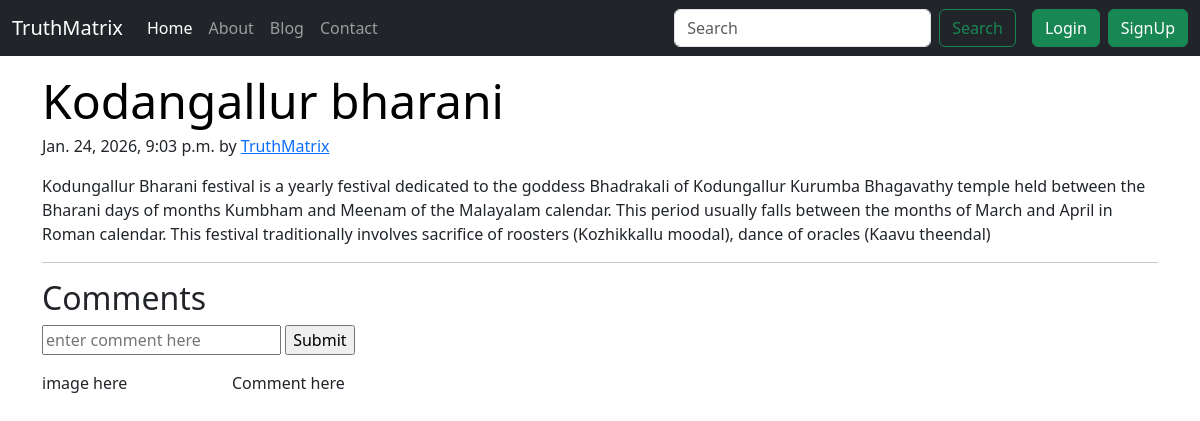
Screenshot of /blog/Kodangallur-bharani with the database file from the repository.
### blog/models.py (models this page shows, shortened)
class Post(models.Model):
    sno = models.AutoField(primary_key=True)
    title = models.CharField(max_length=255)
    content = models.TextField()
    author = models.CharField(max_length=13)
    slug = models.CharField(max_length=100)
    timeStamp = models.DateTimeField(auto_now_add=True, blank=True)

### blog/views.py (the view)
# urls.py: path('<str:slug>', views.blogPost, name='blogPost'),
def blogPost(request, slug):
    post = Post.objects.filter(slug=slug).first()
    comments = BlogComment.objects.filter(post = post)
    context = {'post':post, 'comments':comments}
    return render(request, 'blog/blogPost.html', context)

### templates/blog/blogPost.html (shortened to what this page needs)
{% extends 'base.html' %}
{% block blogactive %} active {% endblock blogactive %}
{% block body %}
<div class="container my-3">
    <h2 class="display-5 link-body-emphasis mb-1">{{post.title}}</h2>
    <p class="blog-post-meta">{{post.timeStamp}} by
        <a href="/about">{{post.author}}</a>
    </p>
    <p>{{post.content}}</p>
    <hr>
</div>
<div class = "container">
    <h2>Comments</h2>
    <form action="/blog/postComment" method="post">
        <input type = "text" name = "comment" placeholder="enter comment here">
        <input type = "submit" value="Submit">
    </form>
    <div class="row my-3">
        <div class = "col-md-2">image here</div>
        <div class = "col-md-10">Comment here</div>
    </div>
</div>
{% endblock body %}

### rows the page displays
Post: title "Kodangallur bharani", timeStamp "Jan. 24, 2026, 9:03 p.m.", author "TruthMatrix", content "Kodungallur Bharani festival is a yearly festival dedicated to the goddess Bhadrakali of Kodungallur Kurumba Bhagavathy temple held between the Bharani days of months Kumbham and Meenam of the Malayalam calendar. This period usually falls between the months of March and April in Roman calendar. This festival traditionally involves sacrifice of roosters (Kozhikkallu moodal), dance of oracles (Kaavu theendal)"
